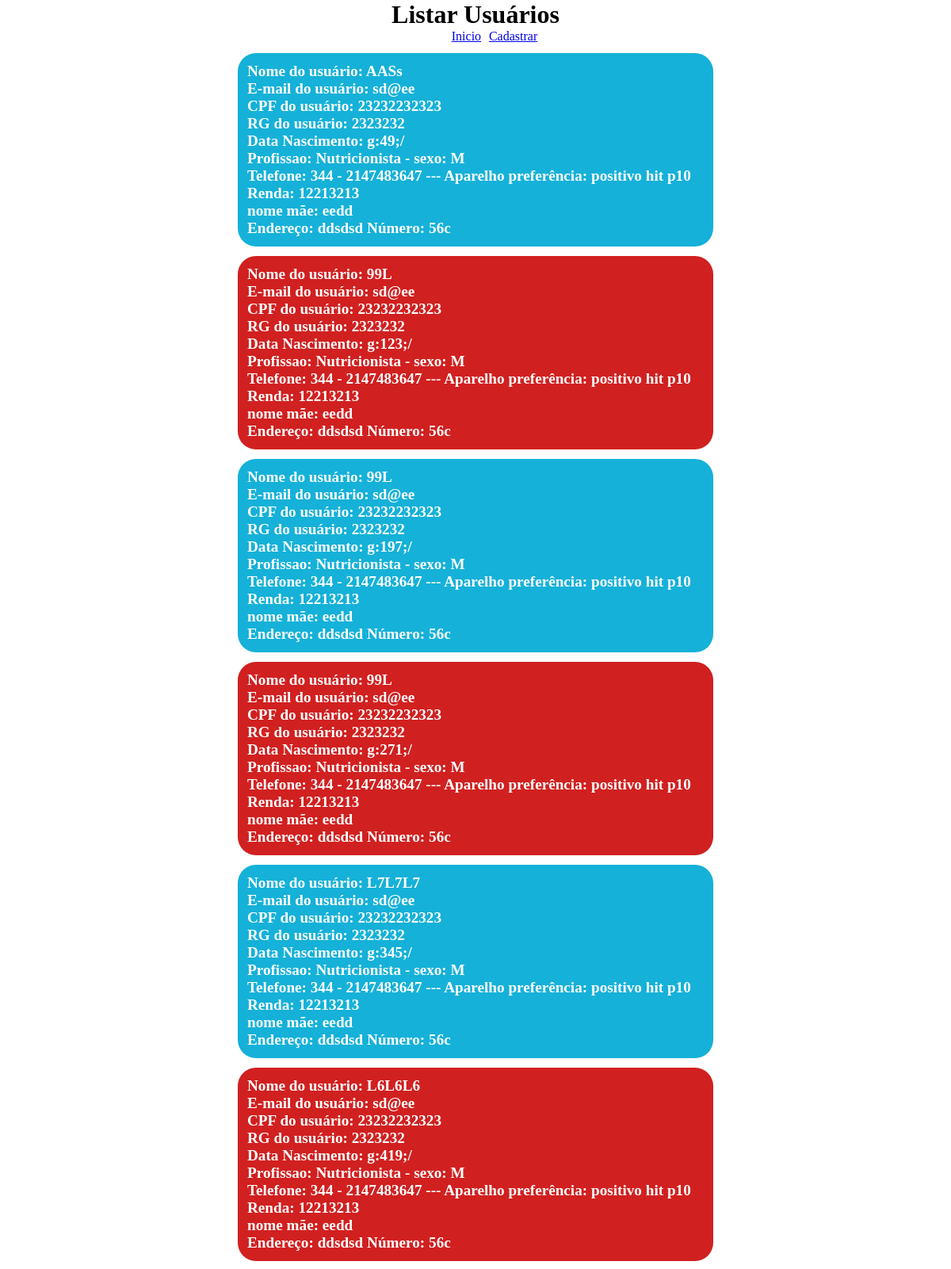
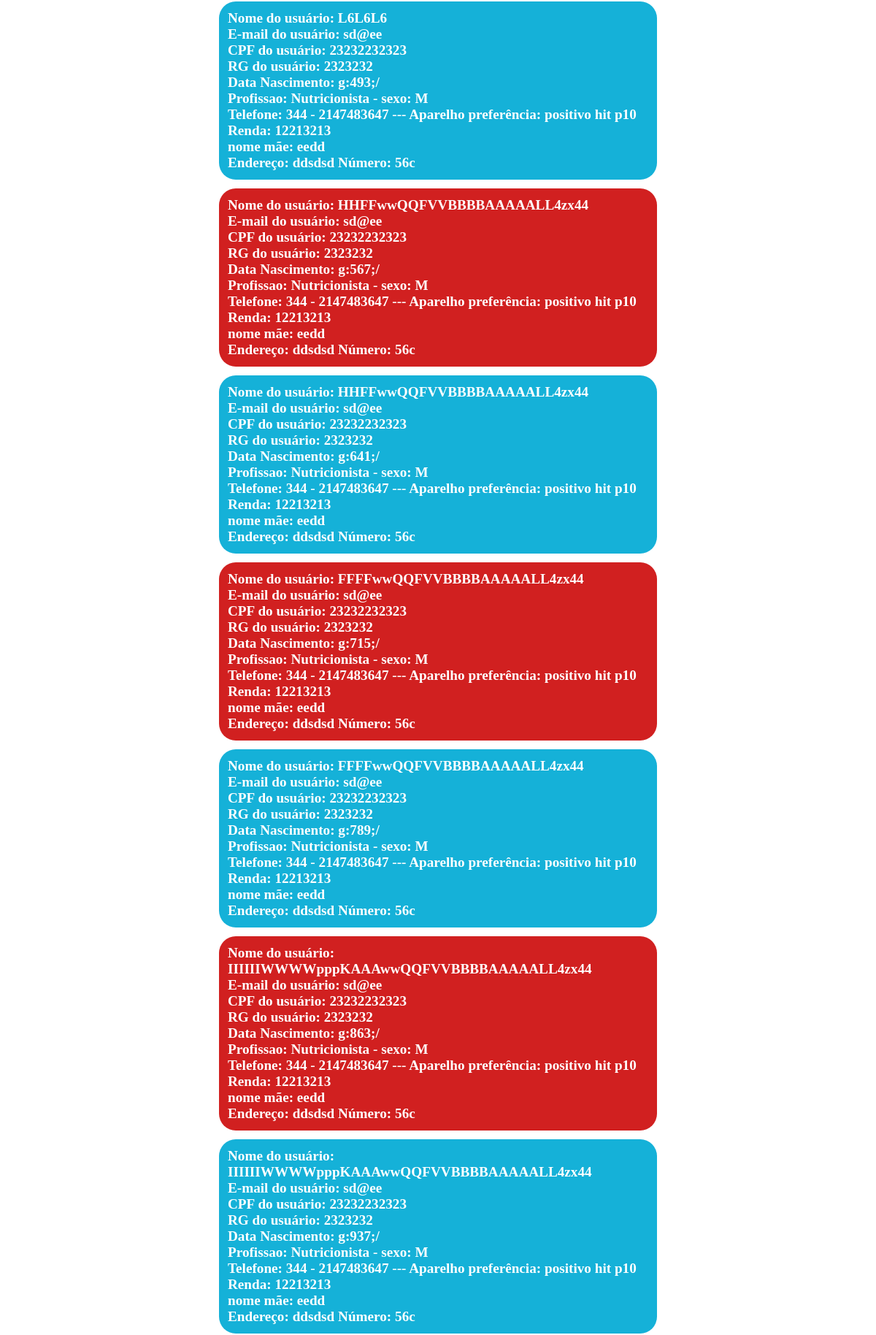
The app's page /listar.php (upper part) with its own data (2 pictures, top to bottom).
### tables this page shows
CREATE TABLE `enderecos` (
  `id` int(11) NOT NULL,
  `logradouro` varchar(220) NOT NULL,
  `numero` varchar(40) NOT NULL,
  `usuario_id` int(11) NOT NULL
);

CREATE TABLE `usuarios` (
  `id` int(11) NOT NULL,
  `nome` varchar(40) NOT NULL,
  `email` varchar(100) NOT NULL,
  `mae` varchar(40) NOT NULL,
  `cpf` varchar(11) NOT NULL,
  `rg` varchar(7) NOT NULL,
  `ddd` int(2) NOT NULL,
  `data` date NOT NULL,
  `telefone` int(9) NOT NULL,
  `sexo` char(1) NOT NULL,
  `profissao` varchar(30) NOT NULL,
  `renda` decimal(12,0) NOT NULL,
  `preferencia` varchar(20) NOT NULL
);

### listar.php (the view, shortened to what this page needs)
<?php
include_once "conexao.php";
?>
<!DOCTYPE HTML>
<html lang="pt-br">
<head>
    <link rel="stylesheet" href="./css/main.css">
</head>
<body>
    <div class="content">
        <h1>Listar Usuários</h1>
        <div class="links">
            <a href="index.php" style="padding-right: 10%">Inicio</a>
            <a href="cadastrar.php">Cadastrar</a>
        </div>
        <?php
        $query_usuarios = "SELECT usr.id, usr.nome, usr.email, usr.cpf, usr.rg, usr.ddd, usr.telefone, usr.preferencia, usr.data, usr.sexo, usr.profissao, usr.renda, usr.mae,
                    ende.logradouro, ende.numero
                    FROM usuarios usr
                    LEFT JOIN enderecos AS ende ON ende.usuario_id=usr.id
                    ORDER BY usr.id DESC";
        $result_usuarios = $conn->prepare($query_usuarios);
        $result_usuarios->execute();
        while ($row_usuario = $result_usuarios->fetch(PDO::FETCH_ASSOC)) {
            extract($row_usuario);
            echo "<div class='saida-dados'>";
            echo "<div>Nome do usuário: $nome </div>";
            echo "<div>E-mail do usuário: $email </div>";
            echo "<div>CPF do usuário: $cpf </div>";
            echo "<div>RG do usuário: $rg </div>";
            echo "<div><span>Data Nascimento: </span>  <span class='date'> $data </span></div>";
            echo "<div><span>Profissao: $profissao </span> <span> - </span> <span>sexo: $sexo </span></div>";
            echo "<div><span>Telefone: $ddd</span> <span> - </span> <span> $telefone </span> <span> --- </span> <span> Aparelho preferência: $preferencia </span></div>";
            echo "<div> Renda: $renda </div>";
            echo "<div> nome mãe: $mae </div>";
            echo "<p><div>Endereço: $logradouro" ." Número: $numero </div></p>";
            echo "</div>";
        }
        ?>
    </div>
</body>
</html>

### main.css (style rules this page uses)
* { padding: 0; margin: 0; box-sizing: border-box; }
.content, #content { display: flex; flex-direction: column; align-items: center; }
.links { display: flex; flex-direction: row; align-items: center; }
.links:nth-child(2n) { display: flex; flex-direction: row; align-items: center; justify-content: center; padding-left: 4%; }
.saida-dados:nth-child(2n+1) { width: 50vw; background-color: rgb(21, 177, 216); color: white; font-size: 1.2em; font-weight: bold; padding: 1%; border-radius: 23px; margin-top: 1%; }
.saida-dados:nth-child(2n) { width: 50vw; background-color: rgb(209, 32, 32); color: white; font-size: 1.2em; font-weight: bold; padding: 1%; border-radius: 23px; margin-top: 1%; }

### records on screen
enderecos: usuario.nome "AASs", usuario.email "sd@ee", usuario.cpf "23232232323", usuario.rg "2323232", usuario.profissao "Nutricionista", usuario.sexo "M", usuario.ddd "344", usuario.telefone "2147483647", usuario.preferencia "positivo hit p10", usuario.renda "12213213", usuario.mae "eedd", logradouro "ddsdsd", numero "56c"
enderecos: usuario.nome "99L", usuario.email "sd@ee", usuario.cpf "23232232323", usuario.rg "2323232", usuario.profissao "Nutricionista", usuario.sexo "M", usuario.ddd "344", usuario.telefone "2147483647", usuario.preferencia "positivo hit p10", usuario.renda "12213213", usuario.mae "eedd", logradouro "ddsdsd", numero "56c"
enderecos: usuario.nome "99L", usuario.email "sd@ee", usuario.cpf "23232232323", usuario.rg "2323232", usuario.profissao "Nutricionista", usuario.sexo "M", usuario.ddd "344", usuario.telefone "2147483647", usuario.preferencia "positivo hit p10", usuario.renda "12213213", usuario.mae "eedd", logradouro "ddsdsd", numero "56c"
enderecos: usuario.nome "99L", usuario.email "sd@ee", usuario.cpf "23232232323", usuario.rg "2323232", usuario.profissao "Nutricionista", usuario.sexo "M", usuario.ddd "344", usuario.telefone "2147483647", usuario.preferencia "positivo hit p10", usuario.renda "12213213", usuario.mae "eedd", logradouro "ddsdsd", numero "56c"
enderecos: usuario.nome "L7L7L7", usuario.email "sd@ee", usuario.cpf "23232232323", usuario.rg "2323232", usuario.profissao "Nutricionista", usuario.sexo "M", usuario.ddd "344", usuario.telefone "2147483647", usuario.preferencia "positivo hit p10", usuario.renda "12213213", usuario.mae "eedd", logradouro "ddsdsd", numero "56c"
enderecos: usuario.nome "L6L6L6", usuario.email "sd@ee", usuario.cpf "23232232323", usuario.rg "2323232", usuario.profissao "Nutricionista", usuario.sexo "M", usuario.ddd "344", usuario.telefone "2147483647", usuario.preferencia "positivo hit p10", usuario.renda "12213213", usuario.mae "eedd", logradouro "ddsdsd", numero "56c"
enderecos: usuario.nome "L6L6L6", usuario.email "sd@ee", usuario.cpf "23232232323", usuario.rg "2323232", usuario.profissao "Nutricionista", usuario.sexo "M", usuario.ddd "344", usuario.telefone "2147483647", usuario.preferencia "positivo hit p10", usuario.renda "12213213", usuario.mae "eedd", logradouro "ddsdsd", numero "56c"
enderecos: usuario.nome "HHFFwwQQFVVBBBBAAAAALL4zx44", usuario.email "sd@ee", usuario.cpf "23232232323", usuario.rg "2323232", usuario.profissao "Nutricionista", usuario.sexo "M", usuario.ddd "344", usuario.telefone "2147483647", usuario.preferencia "positivo hit p10", usuario.renda "12213213", usuario.mae "eedd", logradouro "ddsdsd", numero "56c"
enderecos: usuario.nome "HHFFwwQQFVVBBBBAAAAALL4zx44", usuario.email "sd@ee", usuario.cpf "23232232323", usuario.rg "2323232", usuario.profissao "Nutricionista", usuario.sexo "M", usuario.ddd "344", usuario.telefone "2147483647", usuario.preferencia "positivo hit p10", usuario.renda "12213213", usuario.mae "eedd", logradouro "ddsdsd", numero "56c"
enderecos: usuario.nome "FFFFwwQQFVVBBBBAAAAALL4zx44", usuario.email "sd@ee", usuario.cpf "23232232323", usuario.rg "2323232", usuario.profissao "Nutricionista", usuario.sexo "M", usuario.ddd "344", usuario.telefone "2147483647", usuario.preferencia "positivo hit p10", usuario.renda "12213213", usuario.mae "eedd", logradouro "ddsdsd", numero "56c"
enderecos: usuario.nome "FFFFwwQQFVVBBBBAAAAALL4zx44", usuario.email "sd@ee", usuario.cpf "23232232323", usuario.rg "2323232", usuario.profissao "Nutricionista", usuario.sexo "M", usuario.ddd "344", usuario.telefone "2147483647", usuario.preferencia "positivo hit p10", usuario.renda "12213213", usuario.mae "eedd", logradouro "ddsdsd", numero "56c"
enderecos: usuario.nome "IIIIIIWWWWpppKAAAwwQQFVVBBBBAAAAALL4zx44", usuario.email "sd@ee", usuario.cpf "23232232323", usuario.rg "2323232", usuario.profissao "Nutricionista", usuario.sexo "M", usuario.ddd "344", usuario.telefone "2147483647", usuario.preferencia "positivo hit p10", usuario.renda "12213213", usuario.mae "eedd", logradouro "ddsdsd", numero "56c"
enderecos: usuario.nome "IIIIIIWWWWpppKAAAwwQQFVVBBBBAAAAALL4zx44", usuario.email "sd@ee", usuario.cpf "23232232323", usuario.rg "2323232", usuario.profissao "Nutricionista", usuario.sexo "M", usuario.ddd "344", usuario.telefone "2147483647", usuario.preferencia "positivo hit p10", usuario.renda "12213213", usuario.mae "eedd", logradouro "ddsdsd", numero "56c"
